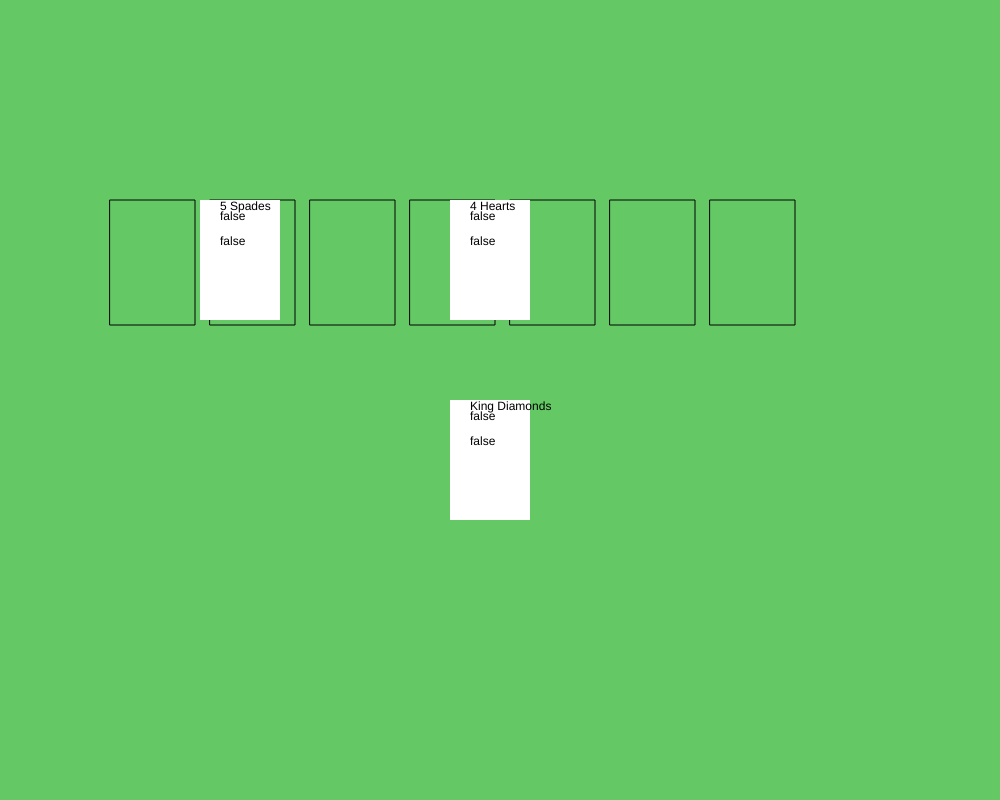
Frame 1 (no input)
Frame 60 (no input): identical to frame 1, image omitted
Frame 120 (the mouse pressed at the canvas centre since frame 60): identical to frame 1, image omitted

The p5.js sketch that drew this single still picture (run headless with seeded random() and noise() and a simulated clock; from frame 60 on, the mouse is pressed at the canvas centre):

// p5.js sketch
// ── sketch.js
var cards = [];
var emptySlots = [];
var card;
var previousMouseX = null;
var previousMouseY = null;
var selectedCard = null;;

function setup() {
  createCanvas(1000,800);
  cards.push(new Card(200,200,2,5,0));
  cards.push(new Card(450,200,1,4,1));
  cards.push(new Card(450,400,3,13,2));
  for(var i = 1; i < 8; i++){
    emptySlots.push(new EmptySlot((i*100)+10,200,-i));
  }
  // card = new Card(200,200,2,5);
}

function draw() {
  background(100,200,100);
  
  emptySlots.forEach(s => s.display());
  cards.forEach(c => {
    c.display();
  });
  
  if(selectedCard != null){
    selectedCard.display();
  }
}

function mouseDragged(){
  if(previousMouseX == null || previousMouseY == null){
    previousMouseX = mouseX;
    previousMouseY = mouseY;
  }

  if(selectedCard != null){
    var dX = 0;
    var dY = 0;
    if(previousMouseX < mouseX){
      dX+= (mouseX-previousMouseX);
    }
    else if(previousMouseX > mouseX){
      dX-= (previousMouseX-mouseX);
    }

    if(previousMouseY < mouseY){
      dY+= (mouseY-previousMouseY);
    }
    else if(previousMouseY > mouseY){
      dY-= (previousMouseY-mouseY);
    }
    console.log(`${dX},${dY}`);
    selectedCard.setPosition(selectedCard.x+dX, selectedCard.y+dY);
  }
  previousMouseX = mouseX;
  previousMouseY = mouseY;
}

function mousePressed(){
  var cardSelected = false;
  cards.forEach(c => {
    if(mouseX > c.x && mouseY > c.y && mouseX < c.x + 80 && mouseY < c.y + 120){
        selectedCard = c;
        selectedCard.previousX = selectedCard.x;
        selectedCard.previousY = selectedCard.y;
        cardSelected = true;
    }
  });

  if(!cardSelected){
    selectedCard = null;
  }
}

function mouseReleased(){
  if(selectedCard != null){
    var cardMoved = false;

    cards.forEach(c => {
      if(c !== selectedCard && (mouseX > c.x && mouseY > c.y && mouseX < c.x + 80 && mouseY < c.y + 120)){
        var success = c.setChild(selectedCard);
        if(success){
          cardMoved = true;
        }
      }
    });

    emptySlots.forEach(s => {
      if(s.mouseIsOver(mouseX, mouseY)){
        var success = s.setChild(selectedCard);
        if(success){
          cardMoved = true;
        }
      }
    });

    if(!cardMoved && selectedCard.parent != null){
      console.log("path2");
      selectedCard.removeParent();
      cardMoved = true;
    }

    console.log(cardMoved);
    if(!cardMoved){
      console.log("path3");

      selectedCard.x = selectedCard.previousX;
      selectedCard.y = selectedCard.previousY;
    }

    selectedCard = null;
  }

  previousMouseX = null;
  previousMouseY = null;
}

// ── card.js
class Card{
    constructor(x, y, suit, value, id){
      this.id = id;
      this.x = x;
      this.y = y;
      this.suitRaw = suit;
      this.valueRaw = value;
      this.suit = this.getSuit(suit);
      this.value = this.getValue(value);
      this.parent = null;
      this.child = null;
    }
  
    display(){
      noStroke();
      fill(255);
      rect(this.x,this.y,80,120);
      fill(0);
      text(this.value + " " + this.suit, this.x+20, this.y+10);
      text(this.parent != null, this.x+20, this.y+20);
      text(this.child != null, this.x+20, this.y+45);
    }
  
    getValue(value){
      switch(value){
        case 11:
          return "Jack";
        case 12:
          return "Queen";
        case 13:
          return "King";
        case 1:
          return "Ace";
        default:
          return value;
      }
    }
  
    getSuit(suit){
      switch(suit){
        case 0:
          return "Clubs";
        case 1:
          return "Hearts";
        case 2:
          return "Spades";
        case 3:
          return "Diamonds";
      }
    }
  
    setChild(card){
      if(card.valueRaw == this.valueRaw-1 && this.isOppositeSuit(card.suitRaw)){
        this.child = card.id;
        card.setPosition(this.x, this.y+20);
        card.setParent(this.id);
        return true;
      }
      return false;
    }
  
    setParent(id){
      this.parent = id;
    }
  
    removeParent(){
      var card = cards.find(c => c.id === this.parent);
      console.log(card);
      card.removeChild();
      this.parent = null;
    }
  
    removeChild(){
      console.log("did this");
      this.child = null;
    }
  
    setPosition(x,y){
      this.x = x;
      this.y = y;
    }
  
    isOppositeSuit(suit){
      if(this.suitRaw == 0 || this.suitRaw == 2){
        return suit == 1 || suit == 3;
      }
      else if(this.suitRaw == 1 || this.suitRaw == 3) {
        return suit == 0 || suit == 3;
      }
    }
  }
// ── emptySlot.js
class EmptySlot{
    constructor(x,y,id){
      this.x = x;
      this.y = y;
      this.id = id;
      this.child = null;
    }
  
    display(){
      noFill();
      stroke(2);
      rect(this.x,this.y,85,125);
    }
  
    mouseIsOver(mouseX, mouseY){
      return mouseX > this.x && mouseX < this.x + 90 && mouseY > this.y && mouseY < this.y + 120;
    }
  
    setChild(card){
      if(card.valueRaw == 13){
        this.child = card.id;
        card.setParent(this.id);
        card.setPosition(this.x+2, this.y+2);
        console.log("setposition");
        return true;
      }

      return false;
    }
  }
// ── test.js
var word = "steven";

var i = 0;
var isPalindrome = true;
while(isPalindrome && i < word.length/2){
    if(!(word[i] === word[word.length-(i+1)])){
        isPalindrome = false;
    }
    i++;
}
if(isPalindrome){
    console.log(`${word} is a palindrome`)
}
else{
    console.log(`${word} is not a palindrome`)
}
